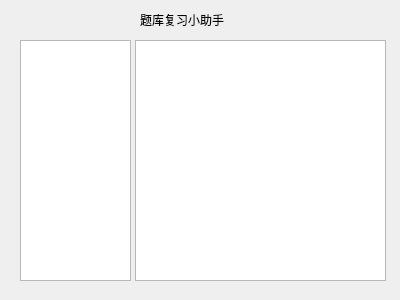
<?xml version="1.0" encoding="UTF-8"?>
<ui version="4.0">
 <class>Form</class>
 <widget class="QWidget" name="Form">
  <property name="geometry">
   <rect>
    <x>0</x>
    <y>0</y>
    <width>400</width>
    <height>300</height>
   </rect>
  </property>
  <property name="windowTitle">
   <string>Form</string>
  </property>
  <widget class="QTreeView" name="treeView">
   <property name="geometry">
    <rect>
     <x>20</x>
     <y>40</y>
     <width>111</width>
     <height>241</height>
    </rect>
   </property>
  </widget>
  <widget class="QTextBrowser" name="textBrowser">
   <property name="geometry">
    <rect>
     <x>135</x>
     <y>40</y>
     <width>251</width>
     <height>241</height>
    </rect>
   </property>
  </widget>
  <widget class="QLabel" name="label">
   <property name="geometry">
    <rect>
     <x>140</x>
     <y>10</y>
     <width>171</width>
     <height>20</height>
    </rect>
   </property>
   <property name="text">
    <string>题库复习小助手</string>
   </property>
  </widget>
 </widget>
 <resources/>
 <connections/>
</ui>
